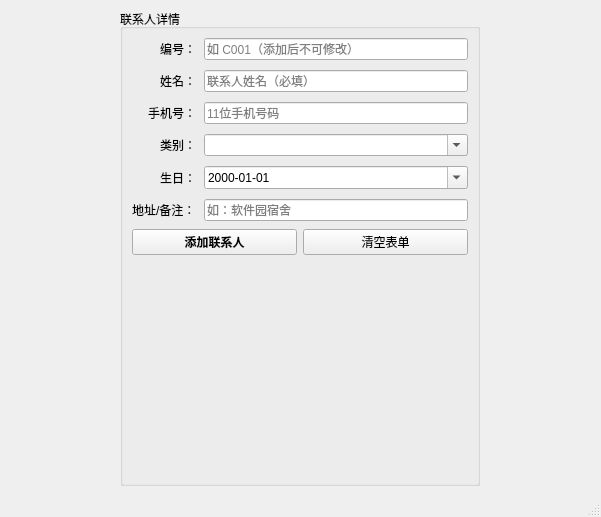
<?xml version="1.0" encoding="UTF-8"?>
<ui version="4.0">
 <class>AddNewContacts</class>
 <widget class="QMainWindow" name="AddNewContacts">
  <property name="geometry">
   <rect>
    <x>0</x>
    <y>0</y>
    <width>601</width>
    <height>517</height>
   </rect>
  </property>
  <property name="sizePolicy">
   <sizepolicy hsizetype="Preferred" vsizetype="Preferred">
    <horstretch>0</horstretch>
    <verstretch>0</verstretch>
   </sizepolicy>
  </property>
  <property name="windowTitle">
   <string>MainWindow</string>
  </property>
  <widget class="QWidget" name="centralwidget">
   <layout class="QHBoxLayout" name="horizontalLayout">
    <item>
     <widget class="QGroupBox" name="groupBoxDetail">
      <property name="sizePolicy">
       <sizepolicy hsizetype="Expanding" vsizetype="Expanding">
        <horstretch>0</horstretch>
        <verstretch>0</verstretch>
       </sizepolicy>
      </property>
      <property name="minimumSize">
       <size>
        <width>300</width>
        <height>0</height>
       </size>
      </property>
      <property name="maximumSize">
       <size>
        <width>360</width>
        <height>16777215</height>
       </size>
      </property>
      <property name="title">
       <string>联系人详情</string>
      </property>
      <layout class="QVBoxLayout" name="verticalLayoutDetail">
       <property name="spacing">
        <number>8</number>
       </property>
       <item>
        <layout class="QFormLayout" name="formLayoutDetail">
         <property name="labelAlignment">
          <set>Qt::AlignmentFlag::AlignRight|Qt::AlignmentFlag::AlignTrailing|Qt::AlignmentFlag::AlignVCenter</set>
         </property>
         <property name="formAlignment">
          <set>Qt::AlignmentFlag::AlignLeading|Qt::AlignmentFlag::AlignLeft|Qt::AlignmentFlag::AlignTop</set>
         </property>
         <property name="horizontalSpacing">
          <number>8</number>
         </property>
         <property name="verticalSpacing">
          <number>10</number>
         </property>
         <item row="0" column="0">
          <widget class="QLabel" name="labelId">
           <property name="text">
            <string>编号：</string>
           </property>
          </widget>
         </item>
         <item row="1" column="0">
          <widget class="QLabel" name="labelName">
           <property name="text">
            <string>姓名：</string>
           </property>
          </widget>
         </item>
         <item row="2" column="0">
          <widget class="QLabel" name="labelPhone">
           <property name="text">
            <string>手机号：</string>
           </property>
          </widget>
         </item>
         <item row="3" column="0">
          <widget class="QLabel" name="labelType">
           <property name="text">
            <string>类别：</string>
           </property>
          </widget>
         </item>
         <item row="4" column="0">
          <widget class="QLabel" name="labelBirthday">
           <property name="text">
            <string>生日：</string>
           </property>
          </widget>
         </item>
         <item row="5" column="0">
          <widget class="QLabel" name="labelAddress">
           <property name="text">
            <string>地址/备注：</string>
           </property>
          </widget>
         </item>
         <item row="5" column="1">
          <widget class="QLineEdit" name="lineEditAddress">
           <property name="placeholderText">
            <string>如：软件园宿舍</string>
           </property>
          </widget>
         </item>
         <item row="4" column="1">
          <widget class="QDateEdit" name="dateEditBirthday">
           <property name="maximumDate">
            <date>
             <year>2099</year>
             <month>12</month>
             <day>31</day>
            </date>
           </property>
           <property name="minimumDate">
            <date>
             <year>1900</year>
             <month>1</month>
             <day>1</day>
            </date>
           </property>
           <property name="displayFormat">
            <string>yyyy-MM-dd</string>
           </property>
           <property name="calendarPopup">
            <bool>true</bool>
           </property>
           <property name="date">
            <date>
             <year>2000</year>
             <month>1</month>
             <day>1</day>
            </date>
           </property>
          </widget>
         </item>
         <item row="2" column="1">
          <widget class="QLineEdit" name="lineEditPhone">
           <property name="inputMask">
            <string>99999999999</string>
           </property>
           <property name="maxLength">
            <number>11</number>
           </property>
           <property name="placeholderText">
            <string>11位手机号码</string>
           </property>
          </widget>
         </item>
         <item row="1" column="1">
          <widget class="QLineEdit" name="lineEditName">
           <property name="placeholderText">
            <string>联系人姓名（必填）</string>
           </property>
          </widget>
         </item>
         <item row="0" column="1">
          <widget class="QLineEdit" name="lineEditId">
           <property name="placeholderText">
            <string>如 C001（添加后不可修改）</string>
           </property>
          </widget>
         </item>
         <item row="3" column="1">
          <widget class="QComboBox" name="comboType">
           <property name="editable">
            <bool>true</bool>
           </property>
           <property name="placeholderText">
            <string>选择或输入类别</string>
           </property>
           <item>
            <property name="text">
             <string>同学</string>
            </property>
           </item>
           <item>
            <property name="text">
             <string>教师</string>
            </property>
           </item>
           <item>
            <property name="text">
             <string>家人</string>
            </property>
           </item>
           <item>
            <property name="text">
             <string>社团</string>
            </property>
           </item>
           <item>
            <property name="text">
             <string>其他</string>
            </property>
           </item>
          </widget>
         </item>
        </layout>
       </item>
       <item>
        <layout class="QHBoxLayout" name="horizontalLayoutFormButtons">
         <property name="spacing">
          <number>6</number>
         </property>
         <item>
          <widget class="QPushButton" name="btnSaveOrAdd">
           <property name="toolTip">
            <string>新增或保存联系人</string>
           </property>
           <property name="styleSheet">
            <string notr="true">font-weight: bold;</string>
           </property>
           <property name="text">
            <string>添加联系人</string>
           </property>
          </widget>
         </item>
         <item>
          <widget class="QPushButton" name="btnClearForm">
           <property name="toolTip">
            <string>清空表单内容</string>
           </property>
           <property name="text">
            <string>清空表单</string>
           </property>
          </widget>
         </item>
        </layout>
       </item>
       <item>
        <spacer name="verticalSpacerDetail">
         <property name="orientation">
          <enum>Qt::Orientation::Vertical</enum>
         </property>
         <property name="sizeHint" stdset="0">
          <size>
           <width>20</width>
           <height>40</height>
          </size>
         </property>
        </spacer>
       </item>
      </layout>
     </widget>
    </item>
   </layout>
  </widget>
  <widget class="QMenuBar" name="menubar">
   <property name="geometry">
    <rect>
     <x>0</x>
     <y>0</y>
     <width>601</width>
     <height>28</height>
    </rect>
   </property>
  </widget>
  <widget class="QStatusBar" name="statusbar"/>
 </widget>
 <resources/>
 <connections/>
</ui>
